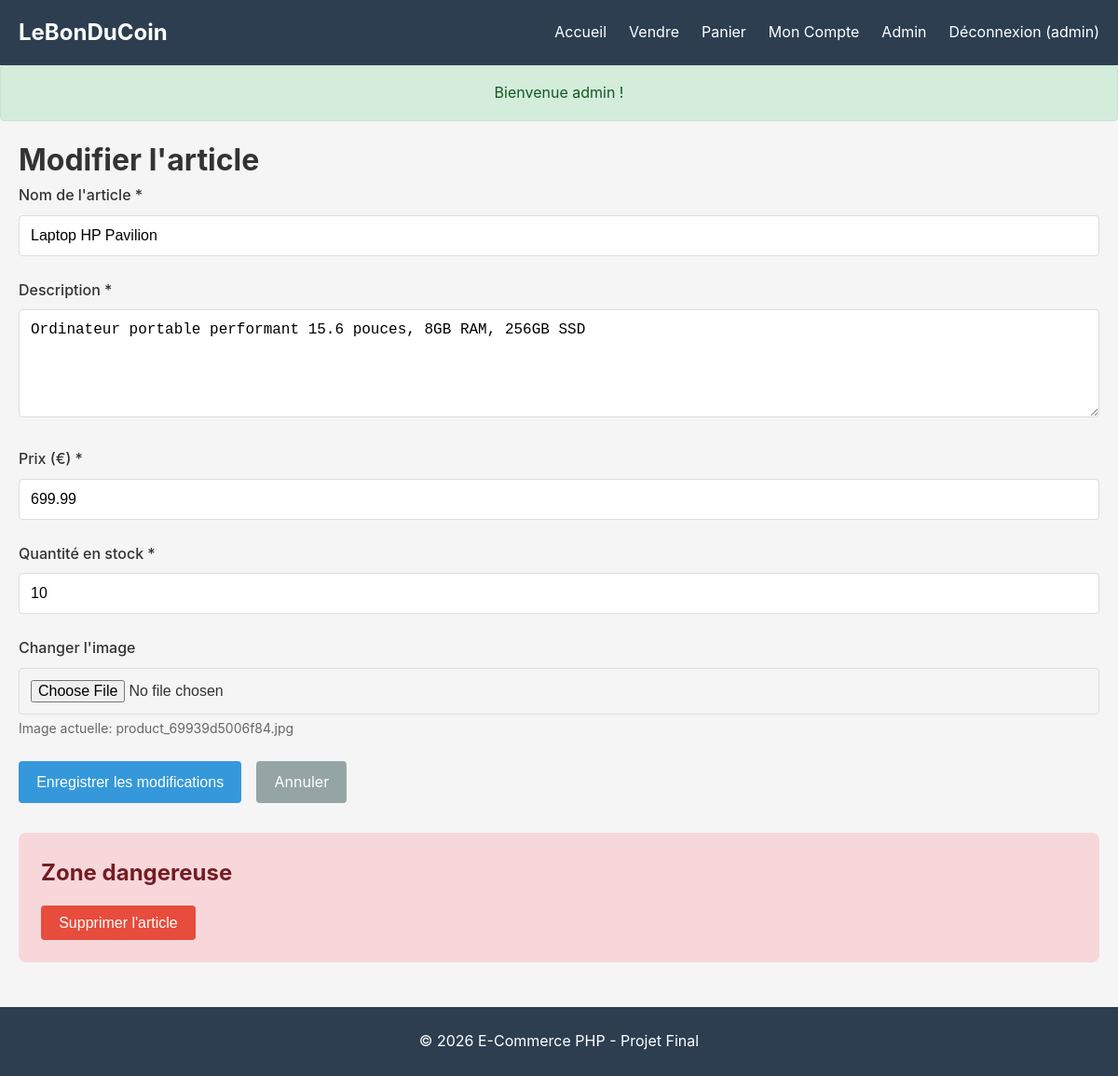
The app's page /edit.php?id=1 (signed in) with its own data.
### tables this page shows
CREATE TABLE `articles` (
  `id` int(11) NOT NULL,
  `name` varchar(100) NOT NULL,
  `description` text NOT NULL,
  `price` decimal(10,2) NOT NULL,
  `publication_date` timestamp NOT NULL DEFAULT current_timestamp(),
  `author_id` int(11) NOT NULL,
  `image_link` varchar(255) DEFAULT 'default-product.jpg'
);

CREATE TABLE `stock` (
  `id` int(11) NOT NULL,
  `article_id` int(11) NOT NULL,
  `quantity` int(11) NOT NULL DEFAULT 0
);

### edit.php (the view, shortened to what this page needs)
<?php
require_once 'config.php';
$article_id = isset($_GET['id']) ? intval($_GET['id']) : 0;
$stmt = $mysqli->prepare("SELECT * FROM articles WHERE id = ?");
$stmt->bind_param("i", $article_id);
$stmt->execute();
$result = $stmt->get_result();
$article = $result->fetch_assoc();
$stock_stmt = $mysqli->prepare("SELECT quantity FROM stock WHERE article_id = ?");
$stock_stmt->bind_param("i", $article_id);
$stock_stmt->execute();
$stock_result = $stock_stmt->get_result();
$stock_data = $stock_result->fetch_assoc();
$current_stock = $stock_data['quantity'] ?? 0;
include 'header.php';
?>
<div class="edit-page">
    <h1>Modifier l'article</h1>
    <form method="POST" action="" enctype="multipart/form-data" class="edit-form">
        <div class="form-group">
            <label for="name">Nom de l'article *</label>
            <input type="text" id="name" name="name"
                   value="<?php echo htmlspecialchars($article['name']); ?>" required>
        </div>
        <div class="form-group">
            <label for="description">Description *</label>
            <textarea id="description" name="description" rows="5" required><?php echo htmlspecialchars($article['description']); ?></textarea>
        </div>
        <div class="form-group">
            <label for="price">Prix (€) *</label>
            <input type="number" id="price" name="price" step="0.01" min="0.01"
                   value="<?php echo $article['price']; ?>" required>
        </div>
        <div class="form-group">
            <label for="stock">Quantité en stock *</label>
            <input type="number" id="stock" name="stock" min="0"
                   value="<?php echo $current_stock; ?>" required>
        </div>
        <div class="form-group">
            <label for="image">Changer l'image</label>
            <input type="file" id="image" name="image" accept="image/*">
            <small>Image actuelle: <?php echo htmlspecialchars($article['image_link']); ?></small>
        </div>
        <div class="form-actions">
            <button type="submit" name="update_article" class="btn btn-primary">Enregistrer les modifications</button>
            <a href="/php_exam/detail.php?id=<?php echo $article_id; ?>" class="btn btn-secondary">Annuler</a>
        </div>
    </form>
    <div class="danger-zone">
        <h2>Zone dangereuse</h2>
        <form method="POST" action="" onsubmit="return confirm('Êtes-vous sûr de vouloir supprimer cet article ?');">
            <button type="submit" name="delete_article" class="btn btn-danger">Supprimer l'article</button>
        </form>
    </div>
</div>
<?php include 'footer.php'; ?>

### assets/css/style.css (style rules this page uses)
* { margin: 0; padding: 0; box-sizing: border-box; }
body { font-family: -apple-system, BlinkMacSystemFont, 'Segoe UI', Roboto, Oxygen, Ubuntu, Cantarell, sans-serif; line-height: 1.6; color: #333; background-color: #f5f5f5; }
.btn { display: inline-block; padding: 0.6rem 1.2rem; border: none; border-radius: 4px; cursor: pointer; text-decoration: none; transition: background-color 0.3s; font-size: 1rem; }
.btn-primary { background-color: #3498db; color: white; }
.btn-secondary { background-color: #95a5a6; color: white; }
.btn-danger { background-color: #e74c3c; color: white; }
.form-group { margin-bottom: 1.5rem; }
.form-group label { display: block; margin-bottom: 0.5rem; font-weight: 500; }
.form-group input, .form-group textarea, .form-group select { width: 100%; padding: 0.75rem; border: 1px solid #ddd; border-radius: 4px; font-size: 1rem; }
.form-group small { display: block; margin-top: 0.25rem; color: #666; font-size: 0.875rem; }
.danger-zone { background: #f8d7da; padding: 1.5rem; border-radius: 8px; margin-top: 2rem; }
.danger-zone h2 { color: #721c24; margin-bottom: 1rem; }
.form-actions { display: flex; gap: 1rem; margin-top: 1.5rem; }

### records on screen
articles: name "Laptop HP Pavilion", description "Ordinateur portable performant 15.6 pouces, 8GB RAM, 256GB SSD", price "699.99", image_link "product_69939d5006f84.jpg"
stock: stock "10"

### other values on screen
get_current_username() "admin"
$flash['message'] "Bienvenue admin !"
